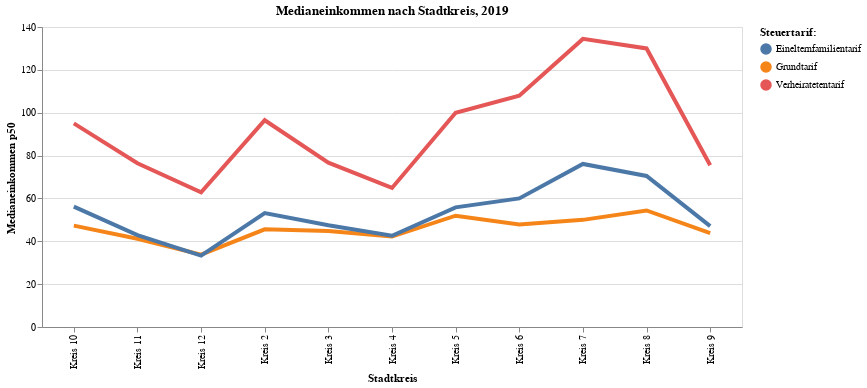

Write notebook code for a chart like this one.
### Code cell
myTitle="Medianeinkommen nach Stadtkreis, 2019"

highlight = alt.selection(type='single', on='mouseover',
                          fields=['SteuerTarifLang'], nearest=True)

base = alt.Chart(myGraph,title=myTitle ).encode(
    x=alt.X('KreisLang', axis=alt.Axis(title='Stadtkreis'))
    ,y=alt.X('SteuerEinkommen_p50', axis=alt.Axis(title='Medianeinkommen p50'))
    , color=alt.Color('SteuerTarifLang', legend=alt.Legend(title="Steuertarif:", orient="right"))  
    ,tooltip=['SteuerJahr', 'KreisLang','SteuerEinkommen_p50', 'SteuerTarifLang']       
)

points = base.mark_circle().encode(
    opacity=alt.value(0)
).add_selection(
    highlight
).properties(
    width=700 , height=300
)
lines = base.mark_line().encode(
    size=alt.condition(~highlight, alt.value(1.5), alt.value(4))
).interactive()

points + lines

### Figure 1 — Vega-Lite specification as saved in the notebook (floating-point values rounded to 4 significant figures)
{"config": {"view": {"continuousWidth": 400, "continuousHeight": 300}}, "layer": [{"mark": "circle", "encoding": {"color": {"type": "nominal", "field": "SteuerTarifLang", "legend": {"orient": "right", "title": "Steuertarif:"}}, "opacity": {"value": 0}, "tooltip": [{"type": "temporal", "field": "SteuerJahr"}, {"type": "nominal", "field": "KreisLang"}, {"type": "quantitative", "field": "SteuerEinkommen_p50"}, {"type": "nominal", "field": "SteuerTarifLang"}], "x": {"type": "nominal", "axis": {"title": "Stadtkreis"}, "field": "KreisLang"}, "y": {"type": "quantitative", "axis": {"title": "Medianeinkommen p50"}, "field": "SteuerEinkommen_p50"}}, "height": 300, "selection": {"selector016": {"type": "single", "on": "mouseover", "fields": ["SteuerTarifLang"], "nearest": true}}, "title": "Medianeinkommen nach Stadtkreis, 2019", "width": 700}, {"mark": "line", "encoding": {"color": {"type": "nominal", "field": "SteuerTarifLang", "legend": {"orient": "right", "title": "Steuertarif:"}}, "size": {"condition": {"value": 1.5, "selection": {"not": "selector016"}}, "value": 4}, "tooltip": [{"type": "temporal", "field": "SteuerJahr"}, {"type": "nominal", "field": "KreisLang"}, {"type": "quantitative", "field": "SteuerEinkommen_p50"}, {"type": "nominal", "field": "SteuerTarifLang"}], "x": {"type": "nominal", "axis": {"title": "Stadtkreis"}, "field": "KreisLang"}, "y": {"type": "quantitative", "axis": {"title": "Medianeinkommen p50"}, "field": "SteuerEinkommen_p50"}}, "selection": {"selector017": {"type": "interval", "bind": "scales", "encodings": ["x", "y"]}}, "title": "Medianeinkommen nach Stadtkreis, 2019"}], "data": {"name": "data-2f1270553e1244e6f1a784487ae45ebe"}, "$schema": "https://vega.github.io/schema/vega-lite/v4.8.1.json", "datasets": {"data-2f1270553e1244e6f1a784487ae45ebe": [{"SteuerJahr": "2019-01-01T00:00:00", "KreisSort": 2, "KreisLang": "Kreis 2", "SteuerTarifSort": 0, "SteuerTarifLang": "Grundtarif", "SteuerEinkommen_p50": 45.6, "SteuerEinkommen_p25": 20.5, "SteuerEinkommen_p75": 73.3}, {"SteuerJahr": "2019-01-01T00:00:00", "KreisSort": 2, "KreisLang": "Kreis 2", "SteuerTarifSort": 1, "SteuerTarifLang": "Verheiratetentarif", "SteuerEinkommen_p50": 96.5, "SteuerEinkommen_p25": 60.9, "SteuerEinkommen_p75": 153.3}, {"SteuerJahr": "2019-01-01T00:00:00", "KreisSort": 2, "KreisLang": "Kreis 2", "SteuerTarifSort": 2, "SteuerTarifLang": "Einelternfamilientarif", "SteuerEinkommen_p50": 53.2, "SteuerEinkommen_p25": 30.2, "SteuerEinkommen_p75": 81.9}, {"SteuerJahr": "2019-01-01T00:00:00", "KreisSort": 3, "KreisLang": "Kreis 3", "SteuerTarifSort": 0, "SteuerTarifLang": "Grundtarif", "SteuerEinkommen_p50": 44.8, "SteuerEinkommen_p25": 21.1, "SteuerEinkommen_p75": 69.2}, {"SteuerJahr": "2019-01-01T00:00:00", "KreisSort": 3, "KreisLang": "Kreis 3", "SteuerTarifSort": 1, "SteuerTarifLang": "Verheiratetentarif", "SteuerEinkommen_p50": 76.7, "SteuerEinkommen_p25": 47.5, "SteuerEinkommen_p75": 120.7}, {"SteuerJahr": "2019-01-01T00:00:00", "KreisSort": 3, "KreisLang": "Kreis 3", "SteuerTarifSort": 2, "SteuerTarifLang": "Einelternfamilientarif", "SteuerEinkommen_p50": 47.45, "SteuerEinkommen_p25": 27.85, "SteuerEinkommen_p75": 75.55}, {"SteuerJahr": "2019-01-01T00:00:00", "KreisSort": 4, "KreisLang": "Kreis 4", "SteuerTarifSort": 0, "SteuerTarifLang": "Grundtarif", "SteuerEinkommen_p50": 42.2, "SteuerEinkommen_p25": 19.1, "SteuerEinkommen_p75": 67.3}, {"SteuerJahr": "2019-01-01T00:00:00", "KreisSort": 4, "KreisLang": "Kreis 4", "SteuerTarifSort": 1, "SteuerTarifLang": "Verheiratetentarif", "SteuerEinkommen_p50": 64.9, "SteuerEinkommen_p25": 38.1, "SteuerEinkommen_p75": 104.6}, {"SteuerJahr": "2019-01-01T00:00:00", "KreisSort": 4, "KreisLang": "Kreis 4", "SteuerTarifSort": 2, "SteuerTarifLang": "Einelternfamilientarif", "SteuerEinkommen_p50": 42.6, "SteuerEinkommen_p25": 23.3, "SteuerEinkommen_p75": 67.2}, {"SteuerJahr": "2019-01-01T00:00:00", "KreisSort": 5, "KreisLang": "Kreis 5", "SteuerTarifSort": 0, "SteuerTarifLang": "Grundtarif", "SteuerEinkommen_p50": 51.95, "SteuerEinkommen_p25": 25.0, "SteuerEinkommen_p75": 80.1}, {"SteuerJahr": "2019-01-01T00:00:00", "KreisSort": 5, "KreisLang": "Kreis 5", "SteuerTarifSort": 1, "SteuerTarifLang": "Verheiratetentarif", "SteuerEinkommen_p50": 100.0, "SteuerEinkommen_p25": 57.95, "SteuerEinkommen_p75": 164.9}, {"SteuerJahr": "2019-01-01T00:00:00", "KreisSort": 5, "KreisLang": "Kreis 5", "SteuerTarifSort": 2, "SteuerTarifLang": "Einelternfamilientarif", "SteuerEinkommen_p50": 55.85, "SteuerEinkommen_p25": 32.7, "SteuerEinkommen_p75": 89.4}, {"SteuerJahr": "2019-01-01T00:00:00", "KreisSort": 6, "KreisLang": "Kreis 6", "SteuerTarifSort": 0, "SteuerTarifLang": "Grundtarif", "SteuerEinkommen_p50": 47.8, "SteuerEinkommen_p25": 21.35, "SteuerEinkommen_p75": 76.05}, {"SteuerJahr": "2019-01-01T00:00:00", "KreisSort": 6, "KreisLang": "Kreis 6", "SteuerTarifSort": 1, "SteuerTarifLang": "Verheiratetentarif", "SteuerEinkommen_p50": 107.9, "SteuerEinkommen_p25": 66.8, "SteuerEinkommen_p75": 172.1}, {"SteuerJahr": "2019-01-01T00:00:00", "KreisSort": 6, "KreisLang": "Kreis 6", "SteuerTarifSort": 2, "SteuerTarifLang": "Einelternfamilientarif", "SteuerEinkommen_p50": 60.0, "SteuerEinkommen_p25": 37.2, "SteuerEinkommen_p75": 93.8}, {"SteuerJahr": "2019-01-01T00:00:00", "KreisSort": 7, "KreisLang": "Kreis 7", "SteuerTarifSort": 0, "SteuerTarifLang": "Grundtarif", "SteuerEinkommen_p50": 50.0, "SteuerEinkommen_p25": 20.1, "SteuerEinkommen_p75": 83.3}, {"SteuerJahr": "2019-01-01T00:00:00", "KreisSort": 7, "KreisLang": "Kreis 7", "SteuerTarifSort": 1, "SteuerTarifLang": "Verheiratetentarif", "SteuerEinkommen_p50": 134.4, "SteuerEinkommen_p25": 84.9, "SteuerEinkommen_p75": 222.6}, {"SteuerJahr": "2019-01-01T00:00:00", "KreisSort": 7, "KreisLang": "Kreis 7", "SteuerTarifSort": 2, "SteuerTarifLang": "Einelternfamilientarif", "SteuerEinkommen_p50": 76.1, "SteuerEinkommen_p25": 47.8, "SteuerEinkommen_p75": 122.7}, {"SteuerJahr": "2019-01-01T00:00:00", "KreisSort": 8, "KreisLang": "Kreis 8", "SteuerTarifSort": 0, "SteuerTarifLang": "Grundtarif", "SteuerEinkommen_p50": 54.4, "SteuerEinkommen_p25": 23.8, "SteuerEinkommen_p75": 89.0}, {"SteuerJahr": "2019-01-01T00:00:00", "KreisSort": 8, "KreisLang": "Kreis 8", "SteuerTarifSort": 1, "SteuerTarifLang": "Verheiratetentarif", "SteuerEinkommen_p50": 130.0, "SteuerEinkommen_p25": 78.5, "SteuerEinkommen_p75": 210.8}, {"SteuerJahr": "2019-01-01T00:00:00", "KreisSort": 8, "KreisLang": "Kreis 8", "SteuerTarifSort": 2, "SteuerTarifLang": "Einelternfamilientarif", "SteuerEinkommen_p50": 70.5, "SteuerEinkommen_p25": 43.8, "SteuerEinkommen_p75": 116.8}, {"SteuerJahr": "2019-01-01T00:00:00", "KreisSort": 9, "KreisLang": "Kreis 9", "SteuerTarifSort": 0, "SteuerTarifLang": "Grundtarif", "SteuerEinkommen_p50": 43.8, "SteuerEinkommen_p25": 21.1, "SteuerEinkommen_p75": 65.3}, {"SteuerJahr": "2019-01-01T00:00:00", "KreisSort": 9, "KreisLang": "Kreis 9", "SteuerTarifSort": 1, "SteuerTarifLang": "Verheiratetentarif", "SteuerEinkommen_p50": 75.5, "SteuerEinkommen_p25": 50.3, "SteuerEinkommen_p75": 109.3}, {"SteuerJahr": "2019-01-01T00:00:00", "KreisSort": 9, "KreisLang": "Kreis 9", "SteuerTarifSort": 2, "SteuerTarifLang": "Einelternfamilientarif", "SteuerEinkommen_p50": 47.1, "SteuerEinkommen_p25": 27.2, "SteuerEinkommen_p75": 71.7}, {"SteuerJahr": "2019-01-01T00:00:00", "KreisSort": 10, "KreisLang": "Kreis 10", "SteuerTarifSort": 0, "SteuerTarifLang": "Grundtarif", "SteuerEinkommen_p50": 47.3, "SteuerEinkommen_p25": 22.8, "SteuerEinkommen_p75": 70.8}, {"SteuerJahr": "2019-01-01T00:00:00", "KreisSort": 10, "KreisLang": "Kreis 10", "SteuerTarifSort": 1, "SteuerTarifLang": "Verheiratetentarif", "SteuerEinkommen_p50": 95.0, "SteuerEinkommen_p25": 63.3, "SteuerEinkommen_p75": 142.5}, {"SteuerJahr": "2019-01-01T00:00:00", "KreisSort": 10, "KreisLang": "Kreis 10", "SteuerTarifSort": 2, "SteuerTarifLang": "Einelternfamilientarif", "SteuerEinkommen_p50": 56.2, "SteuerEinkommen_p25": 34.0, "SteuerEinkommen_p75": 83.8}, {"SteuerJahr": "2019-01-01T00:00:00", "KreisSort": 11, "KreisLang": "Kreis 11", "SteuerTarifSort": 0, "SteuerTarifLang": "Grundtarif", "SteuerEinkommen_p50": 41.2, "SteuerEinkommen_p25": 19.0, "SteuerEinkommen_p75": 63.8}, {"SteuerJahr": "2019-01-01T00:00:00", "KreisSort": 11, "KreisLang": "Kreis 11", "SteuerTarifSort": 1, "SteuerTarifLang": "Verheiratetentarif", "SteuerEinkommen_p50": 76.4, "SteuerEinkommen_p25": 49.5, "SteuerEinkommen_p75": 113.1}, {"SteuerJahr": "2019-01-01T00:00:00", "KreisSort": 11, "KreisLang": "Kreis 11", "SteuerTarifSort": 2, "SteuerTarifLang": "Einelternfamilientarif", "SteuerEinkommen_p50": 42.9, "SteuerEinkommen_p25": 22.2, "SteuerEinkommen_p75": 67.4}, {"SteuerJahr": "2019-01-01T00:00:00", "KreisSort": 12, "KreisLang": "Kreis 12", "SteuerTarifSort": 0, "SteuerTarifLang": "Grundtarif", "SteuerEinkommen_p50": 33.8, "SteuerEinkommen_p25": 14.2, "SteuerEinkommen_p75": 52.5}, {"SteuerJahr": "2019-01-01T00:00:00", "KreisSort": 12, "KreisLang": "Kreis 12", "SteuerTarifSort": 1, "SteuerTarifLang": "Verheiratetentarif", "SteuerEinkommen_p50": 62.9, "SteuerEinkommen_p25": 40.2, "SteuerEinkommen_p75": 88.8}, {"SteuerJahr": "2019-01-01T00:00:00", "KreisSort": 12, "KreisLang": "Kreis 12", "SteuerTarifSort": 2, "SteuerTarifLang": "Einelternfamilientarif", "SteuerEinkommen_p50": 33.3, "SteuerEinkommen_p25": 15.35, "SteuerEinkommen_p75": 51.6}]}}
